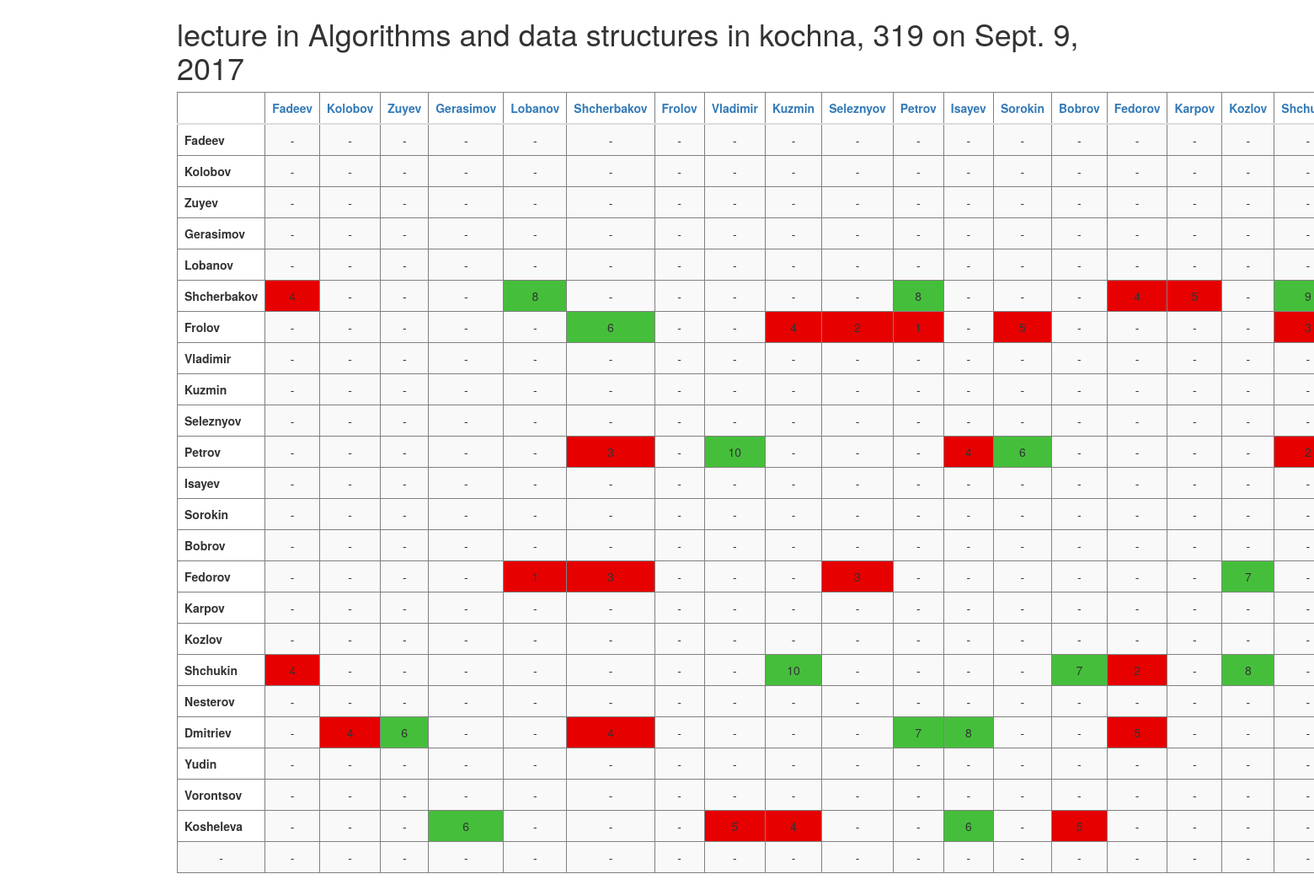
Screenshot of /meeting/11/results/ with the database file from the repository.
### app/models.py (models this page shows, shortened)
class Meeting(models.Model):
    date = models.DateField()
    place = models.CharField(max_length=50, blank=True, null=True)
    course = models.ForeignKey(Course, on_delete=models.SET_NULL, blank=True, null=True)
    meeting_type = models.ForeignKey(MeetingType, on_delete=models.SET_NULL, blank=True, null=True)

class MeetingType(models.Model):
    description = models.CharField(max_length=50)
    def __str__(self):
        return self.description

class Course(models.Model):
    name = models.CharField(max_length=50)
    description = models.CharField(max_length=50, blank=True, null=True)
    start_date = models.DateField(blank=True, null=True)
    end_date = models.DateField(blank=True, null=True)
    def __str__(self):
        return self.name

### app/views.py (the view)
# urls.py: url(r'^meeting/(?P<meeting_id>[0-9]+)/results/$', views.meeting_results, name='meeting_results'),
def meeting_results(request, meeting_id):
    current_user = request.user
    meeting = get_object_or_404(Meeting, pk=meeting_id)
    teachers = TeacherAttends.objects.filter(meeting_id=meeting_id)  # TODO unique
    students = StudentAttends.objects.filter(meeting_id=meeting_id)
    tuples_teachers = [(participant.teacher.user.username, participant.teacher.user.id)
                       for participant in teachers]
    tuples_students = [(participant.student.user.username, participant.student.user.id)
                       for participant in students]
    tuples = [('', 1)] + tuples_teachers + tuples_students
    teachers_names = [teacher.teacher.user.username for teacher in teachers]
    students_names = [student.student.user.username for student in students]
    participants_names = teachers_names + students_names
    grades = GradeAction.objects.filter(meeting_id=meeting_id)
    mapping_from_username_to_index = {username: index
                                      for index, username in enumerate(participants_names)}
    table_of_grades = [[None] * (len(participants_names)) for _ in range(len(participants_names) + 1)]
    for grade in grades:
        try:
            index_grading = mapping_from_username_to_index[grade.grading.username]
            index_graded = mapping_from_username_to_index[grade.graded.username]
            table_of_grades[index_grading][index_graded + 1] = grade.grade
        except (IndexError, KeyError) as e:
            pass
    table_of_grades[0][0] = ""
    for i in range(len(participants_names)):
        table_of_grades[i][0] = participants_names[i]
    print(tuples)
    context = {
        'meeting': meeting,
        'grades': table_of_grades,
        'tuples': tuples
    }
    return render(request, 'app/vote_results_for_participant.html', context)

### app/templates/app/vote_results_for_participant.html (shortened to what this page needs)
<html>
<head>
    <link rel="stylesheet" href="https://maxcdn.bootstrapcdn.com/bootstrap/3.3.7/css/bootstrap.min.css">
</head>
<body>
    <div class="container">
        <h1>{{ meeting.meeting_type }} in {{ meeting.course }} in {{ meeting.place }} on {{ meeting.date }} </h1>
    </div>
    <div class="container">
        <table class="table">
            <thead>
                <tr>
                {% for tuple in tuples %}
                    <th><a href="{% url 'app:meeting_vote_choice' meeting.id tuple.1 %}"> {{ tuple.0 }} </a> </th>
                {%endfor%}
                </tr>
            </thead>
            <tbody>
                {% for grade_line in grades %}
                    <tr>
                        {% for grade in grade_line %}
                            {%if grade == None %}
                                <td class="no_grade text-center">  - </td>
                            {%elif grade <= 5%}
                                <td class="bad_grade text-center"> {{ grade}} </td>
                            {%elif grade > 5%}
                                <td class="good_grade text-center"> {{ grade }} </td>
                            {% else %}
                                <th> {{ grade }} </th>
                            {% endif %}
                        {% endfor %}
                    </tr>
                {% endfor %}
            </tbody>
        </table>
    </div>
</body>
</html>

### app/templates/app/vote_results_for_participant.html (style rules this page uses)
.no_grade { background-color: #F9F9F9; }
.bad_grade { background-color: rgb(230, 0, 0); }
.good_grade { background-color: #45BF3B; }
table, th, td { font-size: 14; border: 0.5px solid gray; }

### rows the page displays
Meeting: meeting_type "lecture", course "Algorithms and data structures", place "kochna, 319", date "Sept. 9, 2017"

### other values shown
{{ tuple.0 }} "Fadeev" "Kolobov" "Zuyev" "Gerasimov" "Lobanov" "Shcherbakov" "Frolov" "Vladimir" "Kuzmin" "Seleznyov" "Petrov" "Isayev" "Sorokin" "Bobrov" "Fedorov" "Karpov" "Kozlov"
{{ grade }} "Fadeev" "Kolobov" "Zuyev" "Gerasimov" "Lobanov" "Shcherbakov" "Frolov" "Vladimir" "Kuzmin" "Seleznyov" "Petrov" "Isayev" "Sorokin" "Bobrov" "Fedorov" "Karpov" "Kozlov" "Shchukin" "Nesterov" "Dmitriev" "Yudin" "Vorontsov" "Kosheleva"
{{ grade }} "8" "8" "9" "6" "10" "6" "7" "10" "7" "8" "6" "7" "8" "6" "6"
